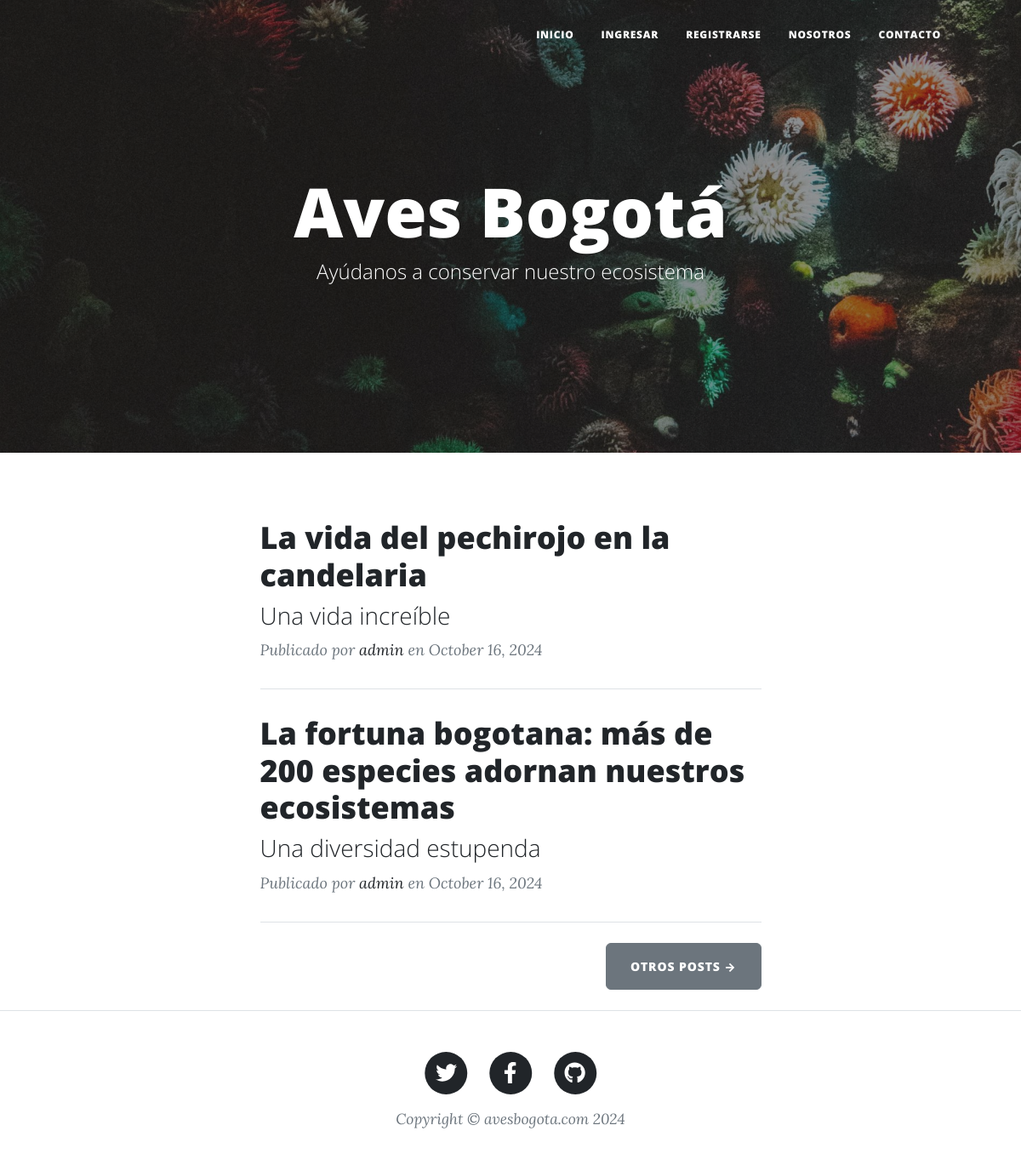
The page / on the database its author committed.
### main.py (models this page shows)
class BlogPost(db.Model):
    __tablename__ = "blog_posts"
    id: Mapped[int] = mapped_column(Integer, primary_key=True)
    author_id: Mapped[int] = mapped_column(Integer, db.ForeignKey("users.id"))
    author = relationship("User", back_populates="posts")
    title: Mapped[str] = mapped_column(String(250), unique=True, nullable=False)
    subtitle: Mapped[str] = mapped_column(String(250), nullable=False)
    date: Mapped[str] = mapped_column(String(250), nullable=False)
    body: Mapped[str] = mapped_column(Text, nullable=False)
    img_url: Mapped[str] = mapped_column(String(250), nullable=False)
    comments = relationship("Comment", back_populates="parent_post")

class User(UserMixin, db.Model):
    __tablename__ = "users"
    id: Mapped[int] = mapped_column(Integer, primary_key=True)
    email: Mapped[str] = mapped_column(String(100), unique=True)
    password: Mapped[str] = mapped_column(String(100))
    name: Mapped[str] = mapped_column(String(100))
    posts = relationship("BlogPost", back_populates="author")
    comments = relationship("Comment", back_populates="comment_author")

### main.py (the view)
@app.route('/')
def get_all_posts():
    result = db.session.execute(db.select(BlogPost))
    posts = result.scalars().all()
    return render_template("index.html", all_posts=posts, current_user=current_user)

### templates/index.html (shortened to what this page needs)
{% include "header.html" %}
<header
  class="masthead"
  style="background-image: url('../static/assets/img/home-bg.jpg')"
>
  <div class="container position-relative px-4 px-lg-5">
    <div class="row gx-4 gx-lg-5 justify-content-center">
      <div class="col-md-10 col-lg-8 col-xl-7">
        <div class="site-heading">
          <h1>Aves Bogotá</h1>
          <span class="subheading">Ayúdanos a conservar nuestro ecosistema</span>
        </div>
      </div>
    </div>
  </div>
</header>
<div class="container px-4 px-lg-5">
  <div class="row gx-4 gx-lg-5 justify-content-center">
    <div class="col-md-10 col-lg-8 col-xl-7">
      {% for post in all_posts %}
      <div class="post-preview">
        <a href="{{ url_for('show_post', post_id=post.id) }}">
          <h2 class="post-title">{{ post.title }}</h2>
          <h3 class="post-subtitle">{{ post.subtitle }}</h3>
        </a>
        <p class="post-meta">
          Publicado por
          <a href="#">{{post.author.name}}</a>
          en {{post.date}}
        </p>
      </div>
      <hr class="my-4" />
      {% endfor %}
      <div class="d-flex justify-content-end mb-4">
        <a class="btn btn-secondary text-uppercase" href="#!">Otros Posts →</a>
      </div>
    </div>
  </div>
</div>
{% include "footer.html" %}

### templates/header.html (shortened to what this page needs)
<!DOCTYPE html>
<html lang="en">
  <head>
    {% block styles %}
    {{ bootstrap.load_css() }}
    <link
      href="{{ url_for('static', filename='css/styles.css') }}"
      rel="stylesheet"
    />
    {% endblock %}
  </head>
  <body>
    <nav class="navbar navbar-expand-lg navbar-light" id="mainNav">
      <div class="container px-4 px-lg-5">
        <div class="collapse navbar-collapse" id="navbarResponsive">
          <ul class="navbar-nav ms-auto py-4 py-lg-0">
            <li class="nav-item">
              <a
                class="nav-link px-lg-3 py-3 py-lg-4"
                href="{{ url_for('get_all_posts') }}"
                >Inicio</a
              >
            </li>
            {% if not current_user.is_authenticated: %}
            <li class="nav-item">
              <a
                class="nav-link px-lg-3 py-3 py-lg-4"
                href="{{ url_for('login') }}"
                >Ingresar</a
              >
            </li>
            <li class="nav-item">
              <a
                class="nav-link px-lg-3 py-3 py-lg-4"
                href="{{ url_for('register') }}"
                >Registrarse</a
              >
            </li>
            {% endif %}
            <li class="nav-item">
              <a
                class="nav-link px-lg-3 py-3 py-lg-4"
                href="{{ url_for('about') }}"
                >Nosotros</a
              >
            </li>
            <li class="nav-item">
              <a
                class="nav-link px-lg-3 py-3 py-lg-4"
                href="{{ url_for('contact') }}"
                >Contacto</a
              >
            </li>
          </ul>
        </div>
      </div>
    </nav>
  </body>
</html>

### templates/footer.html (shortened to what this page needs)
        <footer class="border-top">
          <div class="container px-4 px-lg-5">
              <div class="row gx-4 gx-lg-5 justify-content-center">
                  <div class="col-md-10 col-lg-8 col-xl-7">
                      <ul class="list-inline text-center">
                          <li class="list-inline-item">
                              <a href="#!">
                                  <span class="fa-stack fa-lg">
                                      <i class="fas fa-circle fa-stack-2x"></i>
                                      <i class="fab fa-twitter fa-stack-1x fa-inverse"></i>
                                  </span>
                              </a>
                          </li>
                          <li class="list-inline-item">
                              <a href="#!">
                                  <span class="fa-stack fa-lg">
                                      <i class="fas fa-circle fa-stack-2x"></i>
                                      <i class="fab fa-facebook-f fa-stack-1x fa-inverse"></i>
                                  </span>
                              </a>
                          </li>
                          <li class="list-inline-item">
                              <a href="#!">
                                  <span class="fa-stack fa-lg">
                                      <i class="fas fa-circle fa-stack-2x"></i>
                                      <i class="fab fa-github fa-stack-1x fa-inverse"></i>
                                  </span>
                              </a>
                          </li>
                      </ul>
                      <div class="small text-center text-muted fst-italic">Copyright &copy; avesbogota.com 2024</div>
                  </div>
              </div>
          </div>
      </footer>
  </body>
</html>

### rows shown on the page
BlogPost: title "La vida del pechirojo en la candelaria", subtitle "Una vida increíble", author.name "admin", date "October 16, 2024"
BlogPost: title "La fortuna bogotana: más de 200 especies adornan nuestros ecosistemas", subtitle "Una diversidad estupenda", author.name "admin", date "October 16, 2024"
